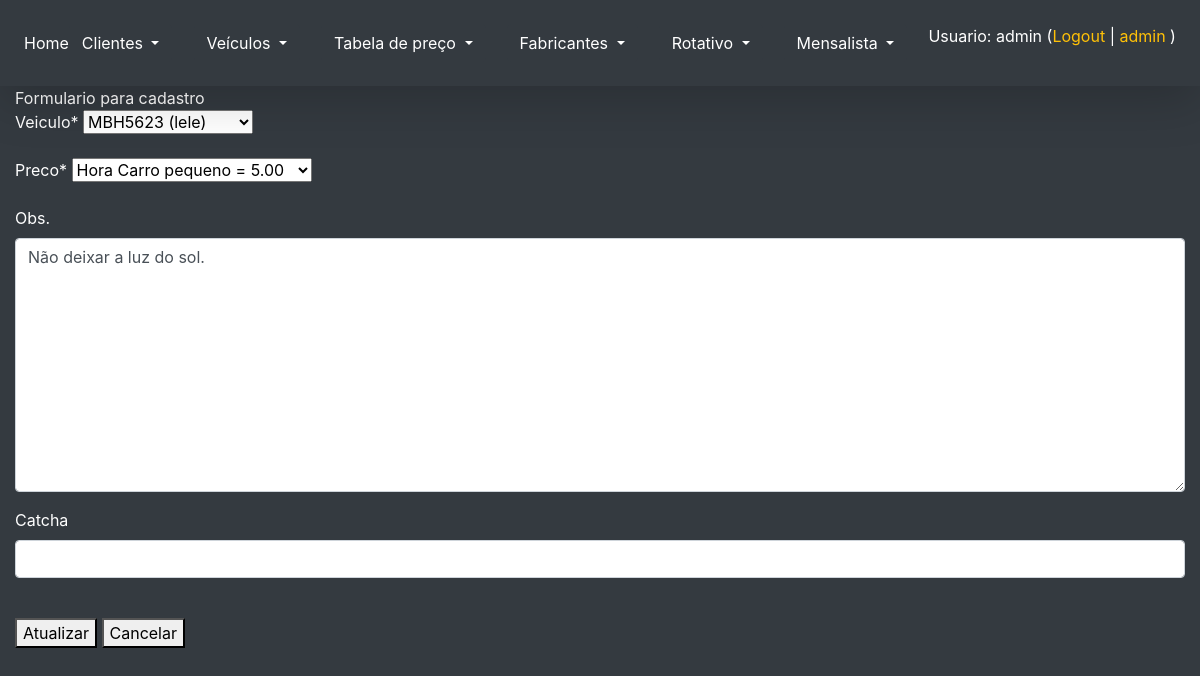
/atualiza_mensalista/2/ (signed in), run on the app's committed database.
### core/models.py (models this page shows, shortened)
class Mensalista(models.Model):
    id_veiculo = models.ForeignKey(Veiculo, on_delete=models.CASCADE, verbose_name='Veiculo')
    id_tabela = models.ForeignKey(TabelaPreco, on_delete=models.CASCADE, verbose_name='Preco')
    observacoes = models.TextField(blank=True, null=True, verbose_name='Obs. ')
    class Meta:
        verbose_name_plural = "Mensalistas"

### core/views.py (the view)
# urls.py: path('atualiza_mensalista/<int:id>/', atualiza_mensalista, name='url_atualiza_mensalista'),
@login_required
def atualiza_mensalista(request, id):
      if request.user.is_staff:
        obj = Mensalista.objects.get(id=id)
        form = FormMensalista(request.POST or None, request.FILES or None, instance=obj)
        if form.is_valid():
            form.save()
            return redirect('url_listagem_mensalista')
        contexto = {'form': form, 'txt_title': 'atualiza_mensalista', 'txt_descricao': 'Atualiza Mensalista',
                    'txt_button': 'Atualizar'}
        return render(request, 'core/cadastro.html', contexto)
      return render(request, 'core/mensagem.html')

### core/forms.py
class FormMensalista(ModelForm):
    catcha = CaptchaField()
    class Meta:
        model = Mensalista
        fields = '__all__'

### core/models.py (called while the page is built)
    def __str__(self):
        return f"{self.placa}  ({self.modelo})"

    def __str__(self):
        return f"{self.descricao} = {self.valor}"

### core/templates/core/cadastro.html (shortened to what this page needs)
{% extends 'base.html' %}
{%  load crispy_forms_tags %}
{% block main %}
    Formulario para cadastro <br>
  <form method="post" enctype="multipart/form-data">
    {{  form | crispy }} <br>
    <button type="submit">{{ txt_button }}</button>
  <button onclick="window.location.href= '/'">Cancelar</button>
  </form>
{% endblock %}

### templates/base.html (shortened to what this page needs)
<!DOCTYPE html>
<html lang="en">
<head>
    <link rel="stylesheet" href="https://cdn.jsdelivr.net/npm/bootstrap@4.6.2/dist/css/bootstrap.min.css">
</head>
<body class="bg-dark">
    <nav class="navbar navbar-expand-md p-4 w-100 shadow-lg text-white bg-dark navbar-dark align-items-center">
          <a href="/" class="text-white"> Home </a>
  <div class="collapse navbar-collapse" id="collapsibleNavbar">
      <ul class="navbar-nav align-items-start  flex justify-content-between w-100">
    <li class="nav-item">
      <div class="dropdown">
          <button type="button" class="btn btn-dark dropdown-toggle" data-toggle="dropdown">
            Clientes
          </button>
        </div>
    </li>
    <li class="nav-item">
      <div class="dropdown">
          <button type="button" class="btn btn-dark dropdown-toggle" data-toggle="dropdown">
            Veículos
          </button>
        </div>
    </li>
    <li class="nav-item">
      <div class="dropdown">
          <button type="button" class="btn btn-dark  dropdown-toggle" data-toggle="dropdown">
            Tabela de preço
          </button>
        </div>
    </li>
      <li class="nav-item">
      <div class="dropdown">
          <button type="button" class="btn btn-dark  dropdown-toggle" data-toggle="dropdown">
            Fabricantes
          </button>
        </div>
    </li>
      <li class="nav-item">
      <div class="dropdown">
          <button type="button" class="btn btn-dark  dropdown-toggle" data-toggle="dropdown">
            Rotativo
          </button>
        </div>
    </li>
      <li class="nav-item">
      <div class="dropdown">
          <button type="button" class="btn btn-dark  dropdown-toggle" data-toggle="dropdown">
            Mensalista
          </button>
        </div>
    </li>
      <li class="nav-item d-flex align-items-center">
          {% if user.get_username %}
            <div>
                Usuario: {{ user.get_username }}
                    (<a href="/accounts/logout" class="text-decoration-none text-warning">Logout</a> |
                    <a href="/admin/" class="text-decoration-none text-warning"> admin </a>)
            </div>
            {% else %}
                <div>
                    Usuario não autenticado
                        (<a href ="/accounts/login/" class="text-decoration-none text-warning">login</a> |
                        <a href ="/accounts/registrar" class="text-decoration-none text-warning"> registrar</a>)
                </div>
            {% endif %}<br>
      </li>
  </ul>
  </div>
</nav>
<div class="container-fluid text-white w-100 h-100">
    {%block main %}
    {% endblock %}
</div>
</body>
</html>

### data on the page
Mensalista: id_veiculo "MBH5623 (lele)", id_tabela "Hora Carro pequeno = 5.00", observacoes "Não deixar a luz do sol."

### other printed values
{{ user.get_username }} "admin"
{{ txt_button }} "Atualizar"
